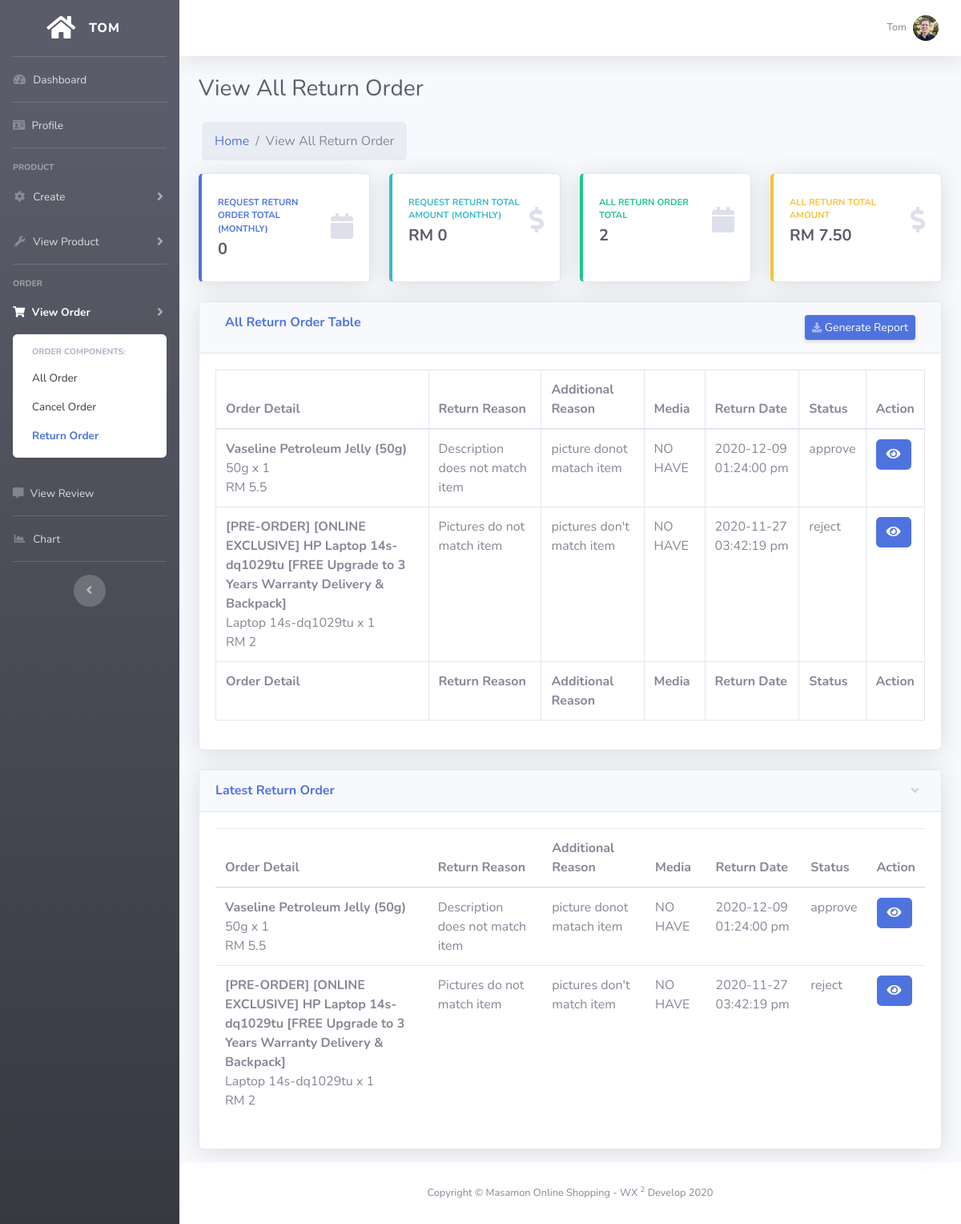
Screenshot of /business/viewAllReturnOrder.php (signed in) with the database file from the repository.
### tables this page shows
CREATE TABLE `cartintegration` (
  `cartIntegrationId` varchar(255) NOT NULL,
  `cartId` varchar(255) NOT NULL,
  `productId` varchar(255) NOT NULL,
  `userId` varchar(255) NOT NULL,
  `sellerId` varchar(255) NOT NULL,
  `variation` varchar(255) NOT NULL,
  `quantity` int(255) NOT NULL,
  `status` varchar(255) NOT NULL,
  `returnRequest` int(5) NOT NULL COMMENT '0:yes, 1:no	',
  `cancelRequest` int(5) NOT NULL COMMENT '0:yes, 1:no	',
  `detentionPeriod` timestamp NULL DEFAULT NULL,
  `created_time` timestamp NULL DEFAULT NULL,
  `update_time` timestamp NULL DEFAULT NULL
);

CREATE TABLE `product` (
  `id` varchar(255) NOT NULL,
  `name` varchar(255) NOT NULL,
  `price` double(10,2) NOT NULL,
  `description` text NOT NULL,
  `coverImage` varchar(255) NOT NULL,
  `color` varchar(255) NOT NULL,
  `brand` varchar(255) NOT NULL,
  `material` varchar(255) NOT NULL,
  `gender` varchar(6) NOT NULL,
  `soldRecord` int(255) NOT NULL,
  `sellerId` varchar(255) NOT NULL,
  `InventoryId` varchar(255) NOT NULL,
  `categoryId` varchar(255) NOT NULL,
  `auctionStatus` varchar(255) NOT NULL,
  `auctionId` varchar(255) NOT NULL,
  `auctionDueDate` datetime NOT NULL,
  `date` date NOT NULL,
  `imagesId` varchar(255) NOT NULL,
  `state` varchar(255) NOT NULL,
  `auctionEnd` varchar(255) NOT NULL,
  `created_time` timestamp NULL DEFAULT NULL,
  `uploadTime` timestamp NOT NULL DEFAULT current_timestamp()
);

CREATE TABLE `actioncenter` (
  `actionId` varchar(255) NOT NULL,
  `cartIntegrationId` varchar(255) NOT NULL,
  `action` varchar(255) NOT NULL,
  `actionReason` varchar(255) NOT NULL,
  `actionAddtionalReason` varchar(255) NOT NULL,
  `actionStatus` varchar(255) NOT NULL,
  `actionSellerComment` varchar(255) NOT NULL,
  `created_time` timestamp NULL DEFAULT NULL,
  `update_time` timestamp NULL DEFAULT NULL
);

### business/viewAllReturnOrder.php (the view, shortened to what the rows shown need)
<?php
  include("../config.php");
  $sellerId = $_SESSION['sellerId'];
?>
<!DOCTYPE html>
<html lang="en">
<head>
  <link href="../vendor/fontawesome-free/css/all.min.css" rel="stylesheet" type="text/css">
  <link href="../css/sb-admin-2.min.css" rel="stylesheet">
</head>
<body id="page-top">
  <div id="wrapper">
    <div id="content-wrapper" class="d-flex flex-column">
      <div id="content">
        <div class="container-fluid">
          <div class="d-sm-flex align-items-center justify-content-between mb-4">
            <h1 class="h3 mb-0 text-gray-800">View All Return Order</h1>
          </div>
          <div class="row">
                <div class="col-lg-12">
                    <div class="card shadow mb-4">
                        <div class="card-body">
                            <div class="table-responsive">
                                <table class="table table-bordered" id="dataTable" width="100%" cellspacing="0">
                                    <thead>
                                        <tr>
                                          <th>Order Detail</th>
                                          <th>Return Reason</th>
                                          <th>Additional Reason</th>
                                          <th>Media</th>
                                          <th>Return Date</th>
                                          <th>Status</th>
                                          <th>Action</th>
                                        </tr>
                                    </thead>
                                    <tfoot>
                                        <tr>
                                          <th>Order Detail</th>
                                          <th>Return Reason</th>
                                          <th>Additional Reason</th>
                                          <th>Media</th>
                                          <th>Return Date</th>
                                          <th>Status</th>
                                          <th>Action</th>
                                        </tr>
                                    </tfoot>
                                    <tbody>
                                        <?php
                                            $showReturnSql = "SELECT *, actioncenter.created_time AS 'returnDate' FROM `cartintegration` LEFT JOIN `actioncenter` ON cartintegration.cartIntegrationId = actioncenter.cartIntegrationId LEFT JOIN product ON cartintegration.productId = product.id LEFT JOIN `orderlist` ON orderlist.cartId = cartintegration.cartId WHERE cartintegration.sellerId = '$sellerId' AND actioncenter.action = 'return' ORDER BY actioncenter.created_time DESC";
                                            $resultShowReturn = $conn->query($showReturnSql);
                                            if($resultShowReturn->num_rows > 0){
                                              while($row = $resultShowReturn->fetch_assoc()){
                                                $returnDate = date('Y-m-d h:i:s a', strtotime($row['returnDate']));
                                                $actionId = $row['actionId'];
                                        ?>
                                        <tr>
                                            <td style="width:30%">
                                                <span class="font-weight-bold"><?php echo $row['name'];?></span> <br>
                                                <span class="text-secondary"><?php echo $row['variation'];?></span>
                                                <span class="text-secondary"> x <?php echo $row['quantity'];?></span> <br>
                                                <span class="text-secondary">RM <?php echo $row['quantity'] * $row['price'];?></span>
                                            </td>
                                            <td><?php echo $row['actionReason'];?></td>
                                            <td><?php echo $row['actionAddtionalReason'];?></td>
                                            <td>
                                                <?php
                                                    $checkAvaialableMedia = "SELECT * FROM `feedback_image` WHERE feedback_sourceId = '$actionId'";
                                                    $resultCheckAvailable = $conn->query($checkAvaialableMedia);
                                                    if($resultCheckAvailable->num_rows > 0){
                                                        echo "HAVE";
                                                    }else{
                                                        echo "NO HAVE";
                                                    }
                                                ?>
                                            </td>
                                            <td><?php echo $returnDate;?></td>
                                            <td><?php echo $row['actionStatus'];?></td>
                                            <td>
                                              <div class="btn-group">
                                                <a href="orderDetail.php?orderId=<?php echo $row['orderId'];?>&cartIntegrationId=<?php echo $row['cartIntegrationId'];?>" class="btn btn-primary" data-toggle="tooltip" data-placement="top" title="View Detail" ><i class="fas fa-eye"></i></a>
                                                </div>
                                              </td>
                                          </tr>
                                        <?php
                                              }
                                            }else{
                                        ?>
                                            <td colspan="6" class="text-center"> No More Return Order yet</td>
                                        <?php
                                            }
                                        ?>
                                    </tbody>
                                </table>
                            </div>
                        </div>
                    </div>
                </div>
          </div>
          <div class="row">
              <div class="col-lg-12 mb-2">
                <div class="card shadow mb-2">
                  <div class="collapse show" id="collapseLatestCancel">
                    <div class="card-body">
                      <div class="table-responsive">
                        <table class="table table-hover">
                          <thead>
                            <tr>
                                <th>Order Detail</th>
                                <th>Return Reason</th>
                                <th>Additional Reason</th>
                                <th>Media</th>
                                <th>Return Date</th>
                                <th>Status</th>
                                <th>Action</th>
                            </tr>
                          </thead>
                          <tbody>
                              <?php
                                  $showReturnSql = "SELECT *, actioncenter.created_time AS 'returnDate' FROM `cartintegration` LEFT JOIN `actioncenter` ON cartintegration.cartIntegrationId = actioncenter.cartIntegrationId LEFT JOIN product ON cartintegration.productId = product.id LEFT JOIN `orderlist` ON cartintegration.cartId = orderlist.cartId  WHERE cartintegration.sellerId = '$sellerId' AND actioncenter.action = 'return' ORDER BY actioncenter.created_time DESC LIMIT 0,3";
                                  $resultShowReturn = $conn->query($showReturnSql);
                                  if($resultShowReturn->num_rows > 0){
                                    while($row = $resultShowReturn->fetch_assoc()){
                                      $returnDate = date('Y-m-d h:i:s a', strtotime($row['returnDate']));
                                      $actionId = $row['actionId'];
                              ?>
                              <tr>
                                  <td style="width:30%">
                                      <span class="font-weight-bold"><?php echo $row['name'];?></span> <br>
                                      <span class="text-secondary"><?php echo $row['variation'];?></span>
                                      <span class="text-secondary"> x <?php echo $row['quantity'];?></span> <br>
                                      <span class="text-secondary">RM <?php echo $row['quantity'] * $row['price'];?></span>
                                  </td>
                                  <td><?php echo $row['actionReason'];?></td>
                                  <td><?php echo $row['actionAddtionalReason'];?></td>
                                  <td>
                                      <?php
                                          $checkAvaialableMedia = "SELECT * FROM `feedback_image` WHERE feedback_sourceId = '$actionId'";
                                          $resultCheckAvailable = $conn->query($checkAvaialableMedia);
                                          if($resultCheckAvailable->num_rows > 0){
                                              echo "HAVE";
                                          }else{
                                              echo "NO HAVE";
                                          }
                                      ?>
                                  </td>
                                  <td><?php echo $returnDate;?></td>
                                  <td><?php echo $row['actionStatus'];?></td>
                                  <td>
                                    <div class="btn-group">
                                      <a href="orderDetail.php?orderId=<?php echo $row['orderId'];?>&cartIntegrationId=<?php echo $row['cartIntegrationId'];?>" class="btn btn-primary" data-toggle="tooltip" data-placement="top" title="View Detail" ><i class="fas fa-eye"></i></a>
                                      </div>
                                    </td>
                                </tr>
                              <?php
                                    }
                                  }else{
                              ?>
                                  <td colspan="6" class="text-center"> No More Return Order yet</td>
                              <?php
                                  }
                              ?>
                          </tbody>
                        </table>
                      </div>
                    </div>
                  </div>
                </div>
              </div>
          </div>
        </div>
      </div>
    </div>
  </div>
</body>
</html>

### rows the page displays
cartintegration: productId.name "Vaseline Petroleum Jelly (50g)", variation "50g", quantity "1", $row['quantity']*$row['price'] "5.5", actioncenter.actionReason "Description does not match item", actioncenter.actionAddtionalReason "picture donot matach item", actioncenter.actionStatus "approve"
cartintegration: productId.name "[PRE-ORDER] [ONLINE EXCLUSIVE] HP Laptop 14s-dq1029tu [FREE Upgrade to 3 Years Warranty Delivery & Backpack]", variation "Laptop 14s-dq1029tu", quantity "1", $row['quantity']*$row['price'] "2", actioncenter.actionReason "Pictures do not match item", actioncenter.actionAddtionalReason "pictures don't match item", actioncenter.actionStatus "reject"

### other values shown
$_SESSION['sellerName'] "TOM"
$sellerName "Tom"
$returnOrderMontlyNum "0"
$returnOrderMontlyAmount "0"
$returnOrderNum "2"
$returnOrderAmount "7.50"
